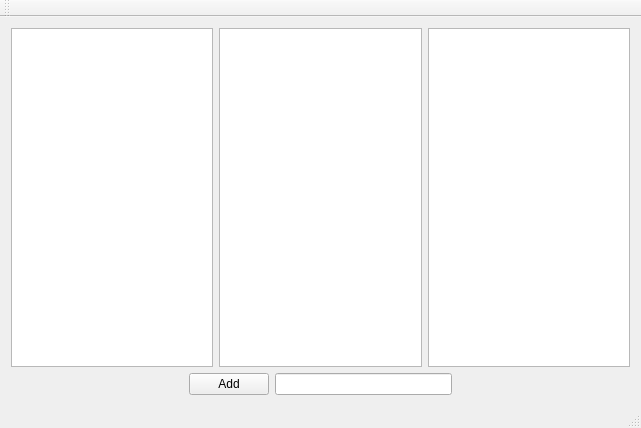
<?xml version="1.0" encoding="UTF-8"?>
<ui version="4.0">
 <class>MainWindow</class>
 <widget class="QMainWindow" name="MainWindow">
  <property name="geometry">
   <rect>
    <x>0</x>
    <y>0</y>
    <width>641</width>
    <height>428</height>
   </rect>
  </property>
  <property name="windowTitle">
   <string>MainWindow</string>
  </property>
  <widget class="QWidget" name="centralWidget">
   <layout class="QVBoxLayout" name="verticalLayout">
    <item>
     <layout class="QHBoxLayout" name="horizontalLayout">
      <item>
       <widget class="QListView" name="listView"/>
      </item>
      <item>
       <widget class="QTableView" name="tableView"/>
      </item>
      <item>
       <widget class="QTreeView" name="treeView"/>
      </item>
     </layout>
    </item>
    <item>
     <layout class="QHBoxLayout" name="horizontalLayout_2">
      <item>
       <spacer name="horizontalSpacer">
        <property name="orientation">
         <enum>Qt::Horizontal</enum>
        </property>
        <property name="sizeHint" stdset="0">
         <size>
          <width>40</width>
          <height>20</height>
         </size>
        </property>
       </spacer>
      </item>
      <item>
       <widget class="QPushButton" name="addButton">
        <property name="text">
         <string>Add</string>
        </property>
       </widget>
      </item>
      <item>
       <widget class="QLineEdit" name="lineEdit"/>
      </item>
      <item>
       <spacer name="horizontalSpacer_2">
        <property name="orientation">
         <enum>Qt::Horizontal</enum>
        </property>
        <property name="sizeHint" stdset="0">
         <size>
          <width>40</width>
          <height>20</height>
         </size>
        </property>
       </spacer>
      </item>
     </layout>
    </item>
   </layout>
  </widget>
  <widget class="QMenuBar" name="menuBar">
   <property name="geometry">
    <rect>
     <x>0</x>
     <y>0</y>
     <width>641</width>
     <height>19</height>
    </rect>
   </property>
  </widget>
  <widget class="QToolBar" name="mainToolBar">
   <attribute name="toolBarArea">
    <enum>TopToolBarArea</enum>
   </attribute>
   <attribute name="toolBarBreak">
    <bool>false</bool>
   </attribute>
  </widget>
  <widget class="QStatusBar" name="statusBar"/>
 </widget>
 <layoutdefault spacing="6" margin="11"/>
 <resources/>
 <connections/>
</ui>
